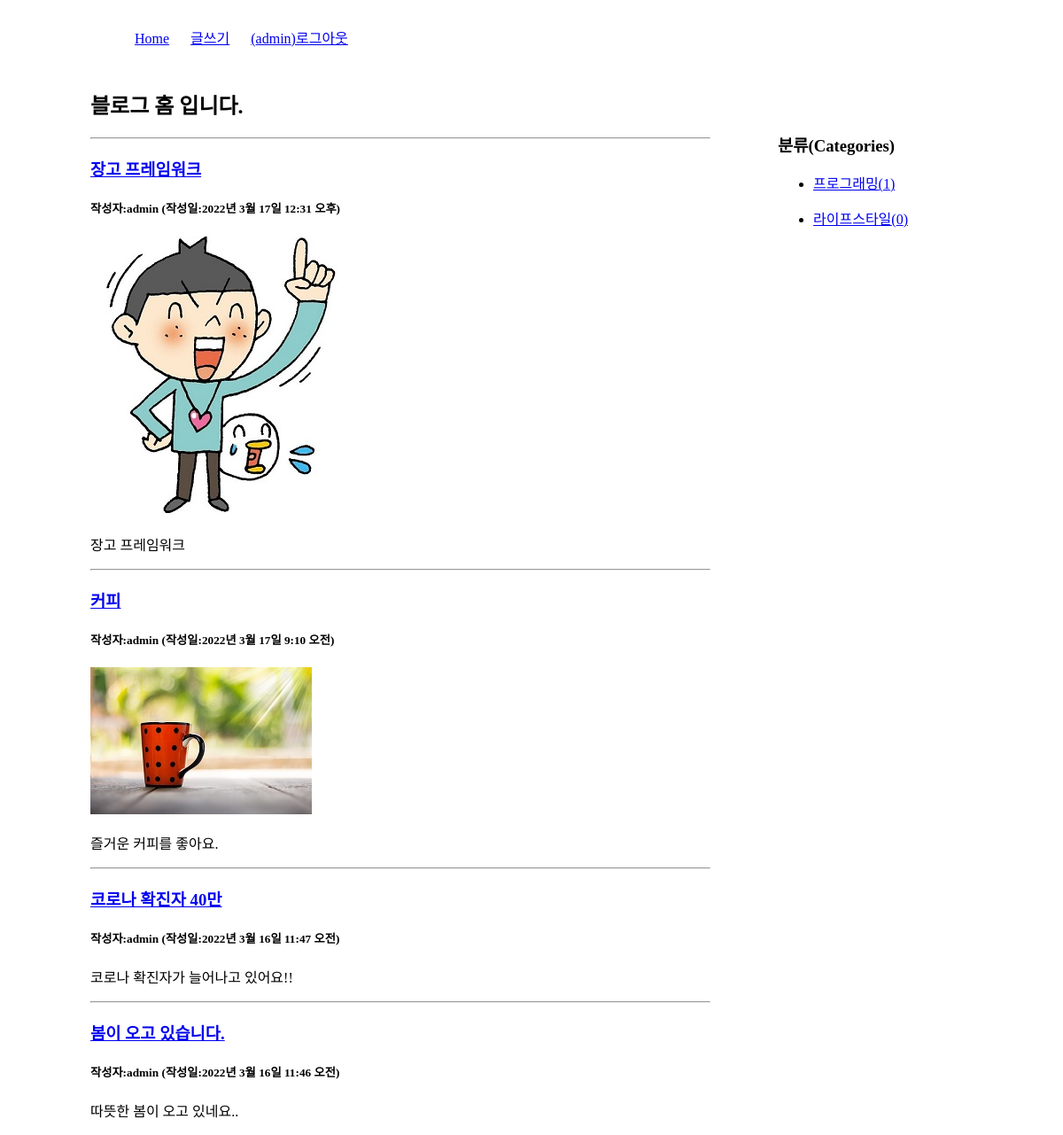
The app's page / (signed in) with its own data.
### blog/models.py (models this page shows, shortened)
class Post(models.Model):
    title = models.CharField(max_length=100)
    content = models.TextField()
    pub_date = models.DateTimeField()
    modify_date = models.DateTimeField(null=True, blank=True)
    photo = models.ImageField(upload_to='blog/images/%Y/%m/%d/',
                              null=True, blank=True)
    author = models.ForeignKey(User, on_delete=models.CASCADE)
    category = models.ForeignKey(Category, null=True, blank=True, on_delete=models.SET_NULL)

class Category(models.Model):
    name = models.CharField(max_length=50, unique=True)  #카테고리 이름
    slug = models.SlugField(max_length=200, unique=True, allow_unicode=True)  #한글인코딩
    def __str__(self):
        return self.name
    def get_absolute_url(self):
        return "/blog/category/{}".format(self.slug)
    class Meta:
        verbose_name_plural = 'Categories'

### blog/views.py (the view)
# urls.py: path('', views.index, name='index'),  #127.0.0.1:8000/blog/
def index(request):
    post_list = Post.objects.order_by('-pub_date')  #최근 작성일 -내림차순
    categories = Category.objects.all()
    context = {'post_list': post_list, 'categories': categories}
    return render(request, 'blog/post_list.html', context)

### templates/blog/post_list.html (shortened to what this page needs)
<!DOCTYPE html>
<html lang="ko">
{% load static %}
<head>
    <link rel="stylesheet" href="{% static 'blog/css/style.css' %}">
</head>
<body>
    <div id="container">
       {% include 'navbar.html' %}
        <section id="list">
            <h1>블로그 홈 입니다.</h1>
            {% if post_list %}
                {% for post in post_list %}
                    <hr>
                    <h3><a href="{% url 'blog:detail' post.id %}">{{ post.title }}</a></h3>
                    <h5>작성자:{{ post.author }} (작성일:{{ post.pub_date }})</h5>
                        {% if post.photo %}
                            <img src="{{ post.photo.url }}">
                        {% endif %}
                    <p>{{ post.content | linebreaks }}</p>
                {% endfor %}
            {% else %}
                <p>포스트가 없습니다.</p>
            {% endif %}
        </section>
         <aside>
            <h3>분류(Categories)</h3>
            <div>
               {% for category in categories %}
                <ul>
                    <li>
                        <a href="{{ category.get_absolute_url }}">
                        {{ category }}({{ category.post_set.count }})</a>
                    </li>
                </ul>
                {% endfor %}
            </div>
        </aside>
    </div>
</body>
</html>

### templates/navbar.html
 <header>
    <nav>
        <ul>
            <li><a href="{% url 'blog:index' %}">Home</a></li>
            <li><a href="{% url 'blog:post_create' %}">글쓰기</a></li>
            {% if user.is_authenticated %}
                 <li><a href="{% url 'common:logout' %}">({{ user.username }})로그아웃</a></li>
            {% else %}
                 <li><a href="{% url 'common:login' %}">로그인</a></li>
            {% endif %}
        </ul>
    </nav>
</header>

### static/blog/css/style.css (style rules this page uses)
#container { width: 996px; margin:20px auto; }
nav ul { list-style: none; }
nav ul li { display: inline-block; margin: 10px; }
#list, #detail { width: 700px; float: left; }
aside { width: 200px; float: right; margin: 50px 20px 0 0; }

### records on screen
Post: title "장고 프레임워크", author "admin", pub_date "2022년 3월 17일 12:31 오후", photo (picture), content "장고 프레임워크"
Post: title "커피", author "admin", pub_date "2022년 3월 17일 9:10 오전", photo (picture), content "즐거운 커피를 좋아요."
Post: title "코로나 확진자 40만", author "admin", pub_date "2022년 3월 16일 11:47 오전", content "코로나 확진자가 늘어나고 있어요!!"
Post: title "봄이 오고 있습니다.", author "admin", pub_date "2022년 3월 16일 11:46 오전", content "따뜻한 봄이 오고 있네요.."
Category: name "프로그래밍", post_set.count "1"
Category: name "라이프스타일", post_set.count "0"

### other values on screen
{{ user.username }} "admin"
